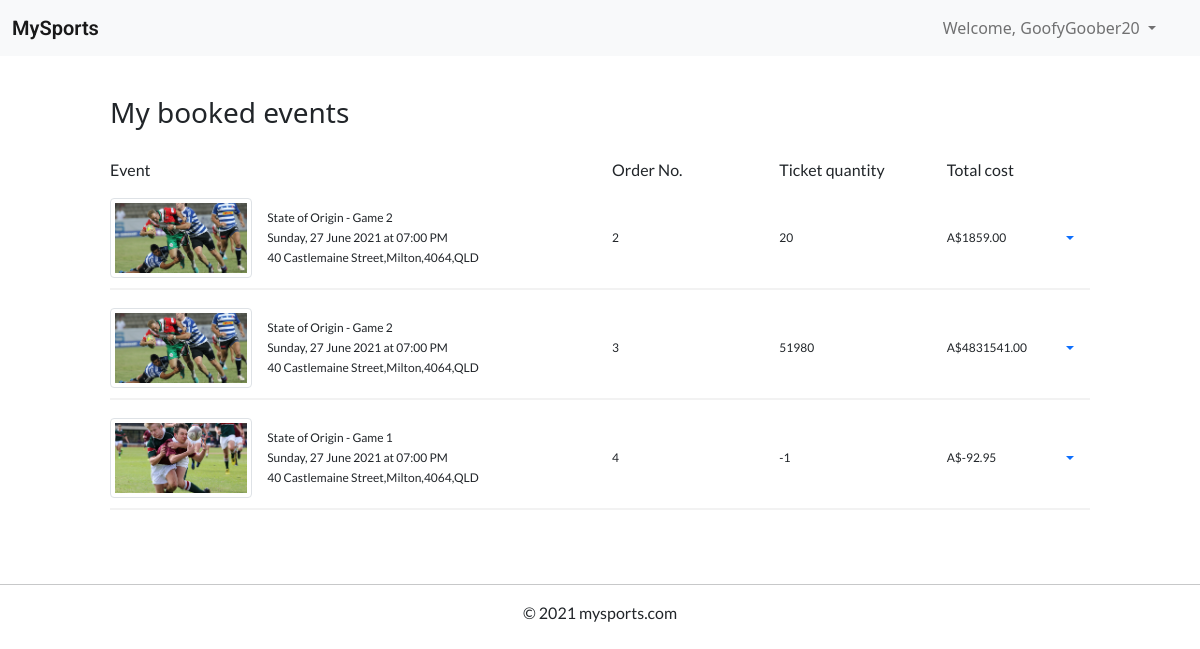
/booked-events (signed in), run on an earlier commit of the app's database.
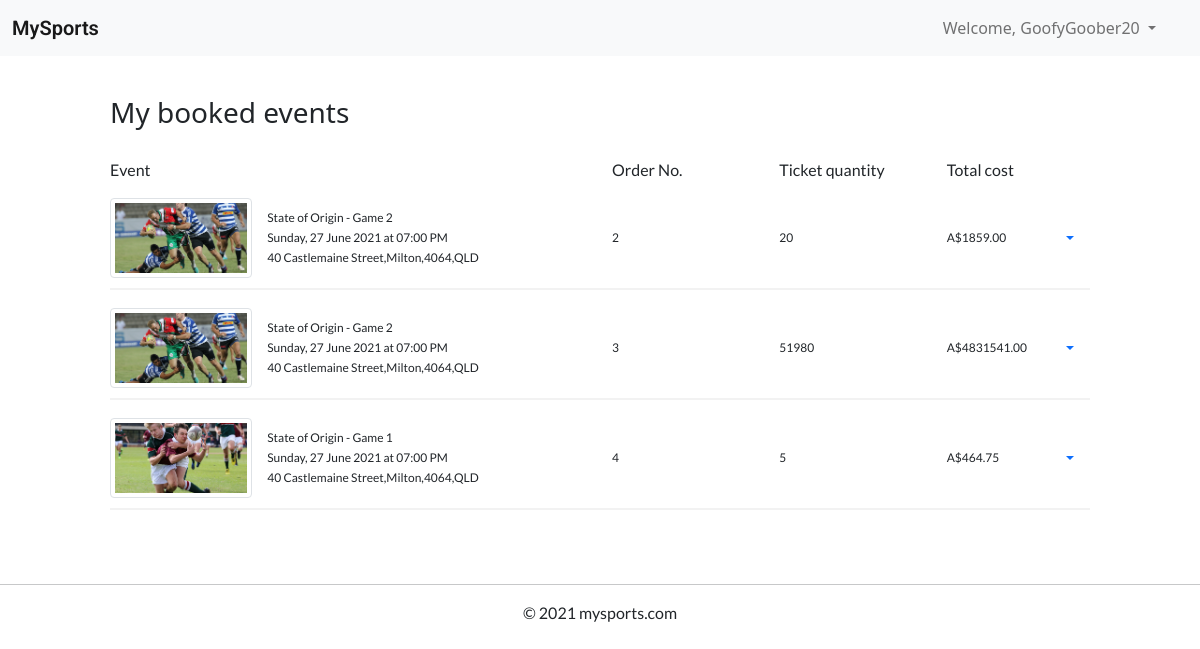
And on a later commit of the database.
### website/models.py (models this page shows, shortened)
class User(db.Model, UserMixin):
    __tablename__='users' # good practice to specify table name
    user_id = db.Column(db.Integer, primary_key=True, autoincrement=True)
    username = db.Column(db.String(20), index=True, unique=True)
    email = db.Column(db.String(100), index=True, unique=True)
    contact_number = db.Column(db.Integer, unique=True, index=True)
    address = db.Column(db.String(100), index=True, unique=True)
    password_hash = db.Column(db.String(255), nullable=False)
    comments = db.relationship('Comment')
    events = db.relationship('Event')
    orders = db.relationship('Order')

class Order(db.Model):
    __tablename__ = 'orders'
    order_id = db.Column(db.Integer, primary_key=True, autoincrement=True)
    ticket_quantity = db.Column(db.Integer(), default=0)
    order_date = db.Column(db.DateTime())
    total_cost = db.Column(db.Float())
    user_id = db.Column(db.Integer, db.ForeignKey('users.user_id'))
    event_id = db.Column(db.Integer, db.ForeignKey('events.event_id'))
    @property
    def event(self) -> Event:
        return Event.query.filter_by(event_id=self.event_id).first()
    @property
    def total_cost(self) -> float:
        return self.ticket_quantity * self.event.price

class Event(db.Model):
    __tablename__ = 'events'
    event_id = db.Column(db.Integer, primary_key=True, autoincrement=True)
    title = db.Column(db.String(80))
    description = db.Column(db.String(2000))
    sport = db.Column(db.String(20))
    image = db.Column(db.String(100))
    venue = db.Column(db.String(50))
    address = db.Column(db.String(150))
    start_time = db.Column(db.DateTime())
    end_time = db.Column(db.DateTime())
    status = db.Column(db.String(15))
    tickets_total = db.Column(db.Integer())
    price = db.Column(db.Float())
    user_id = db.Column(db.Integer(), db.ForeignKey('users.user_id'))
    orders = db.relationship('Order')
    comments = db.relationship('Comment')
    def formatted_time(self, time:datetime):
        return '{}, {} {} {} at {}'.format(get_day(time.weekday()),
                                                time.day,
                                                get_month(time.month - 1),
                                                time.year,
                                                time.strftime("%I:%M %p"))

### website/views.py (the view)
@bp.route('/booked-events')
@login_required
def booked_events():
    orders = current_user.orders
    return render_template('booked_events.html', orders=orders)

### website/models.py (called while the page is built)
def get_day(day:int):
    return days_of_week[day]

def get_month(month:int):
    return months[month]

### website/templates/booked_events.html (shortened to what this page needs)
{% extends "base.html" %}
{% block content %}
<div class="container-fluid">
  <div class="col-12 col-lg-10 mx-auto">
    <div class="div-2"></div>
    <h3>My booked events</h3>
    <div class="div-1"></div>
    <div class="row">
      <div class="col-6">
        <p>Event</p>
      </div>
      <div class="col-2">
        <p>Order No.</p>
      </div>
      <div class="col-2">
        <p>Ticket quantity</p>
      </div>
      <div class="col-2">
        <p>Total cost</p>
      </div>
    </div>
    {% if orders|length > 0 %}
    {% for order in orders %}
    <div class="my-event-container">
      <div class="row">
        <div class="col-6 d-flex">
          <img class="img-fluid img-thumbnail float-left my-auto"
            src="{{ url_for('main.download', filename=order.event.image) }}">
          <div class="my-auto">
            <p>{{ order.event.title }}</p>
            <p>{{ order.event.formatted_time(order.event.start_time) }}</p>
            <p>{{ order.event.address }}</p>
          </div>
        </div>
        <div class="col-2 d-flex">
          <p class="my-auto">{{ order.order_id|string }}</p>
        </div>
        <div class="col-2 d-flex">
          <p class="my-auto">{{ order.ticket_quantity }}</p>
        </div>
        <div class="col-2 d-flex">
          <p class="my-auto">A${{ "%.2f"|format(order.total_cost) }}</p>
          <div class="dropdown my-auto ms-auto">
            <a class="nav-link dropdown-toggle" href="#" data-bs-toggle="dropdown"></a>
          </div>
        </div>
      </div>
    </div>
    <div class="div-1"></div>
    {% endfor %}
    {% else %}
    <div class="div-1"></div>
    <p>You have no booked events to display</p>
    <div class="div-1"></div>
    {% endif %}
  </div>
</div>
<div class="div-2"></div>
{% endblock %}

### website/templates/base.html (shortened to what this page needs)
<!doctype html>
<html>
<head>
  <link rel="stylesheet" href="{{ url_for('static', filename='css/style.css') }}">
    <link href="https://cdn.jsdelivr.net/npm/bootstrap@5.1.0/dist/css/bootstrap.min.css" rel="stylesheet"
>
  </head>
<body>
    <nav class="navbar navbar-expand-lg navbar-light bg-light">
        <div class="container-fluid">
          <a class="navbar-brand" href="{{ url_for('main.index') }}">MySports</a>
          <div class="collapse navbar-collapse" id="navbarScroll">
            <div class="div-1"></div>
              {% if current_user.is_authenticated %}
              <ul class="navbar-nav my-2 my-lg-0 d-flex ms-auto me-4" >
                <li class="nav-item dropdown">
                  <a class="nav-link dropdown-toggle" href="#" id="navbarDropdownMenuLink" role="button" data-bs-toggle="dropdown" aria-expanded="false">
                  Welcome, {{ current_user.username }}
                </a>
                {% endif %}
              </li>
            </ul>
          </div>
        </div>
      </nav>
    <main>
        {% block content %}{% endblock %}
    </main>
    <footer>
        <div class="myfooter">
            <hr>
            <p>© 2021 mysports.com</p>
            <div style="padding: 30px;"></div>
        </div>
    </footer>
</body>
</html>

### website/static/css/style.css (style rules this page uses)
.myfooter { text-align: center; }
.div-1 { padding: 10px; }
.div-2 { padding: 20px; }
p { font-family: 'Lato', sans-serif; }
.navbar-brand { font-family: 'Roboto', sans-serif; font-weight: 600; font-size: 25px; }
body, html { height: 100%; }
div.my-event-container { box-shadow: 0px 2px 0px 0px rgb(0 0 0 / 5%); padding-bottom: 10px; }
div.my-event-container p { font-size: 12px; padding: 0px; margin: 2px 0; }
div.my-event-container img { height: 80px; aspect-ratio: 16 / 9; object-fit: cover; margin-right: 15px; }
.float-left { float: left; }

What changed in the data, as far as the page shows it:
changed Order "State of Origin - Game 1": ticket_quantity "-1" → "5"; total_cost "-92.95" → "464.75"
